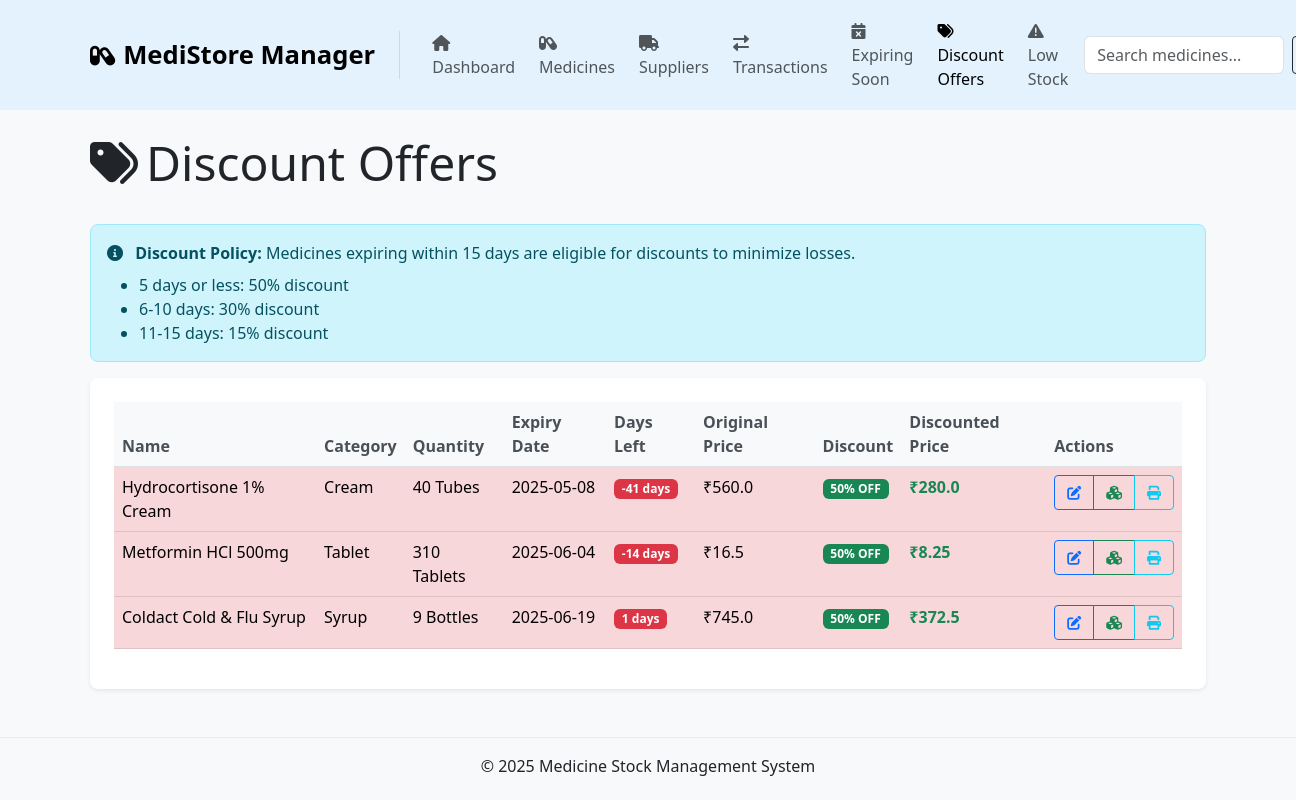
Page /discount_offers on the committed database.
### tables this page shows
CREATE TABLE medicines (
        id INTEGER PRIMARY KEY AUTOINCREMENT,
        name TEXT NOT NULL,
        description TEXT,
        category TEXT,
        quantity INTEGER NOT NULL,
        unit TEXT,
        manufacturer TEXT,
        batch_number TEXT,
        purchase_date TEXT,
        expiry_date TEXT NOT NULL,
        price REAL,
        created_at TEXT DEFAULT CURRENT_TIMESTAMP
    );

### app.py (the view)
@app.route('/discount_offers')
def discount_offers():
    expiring_medicines = get_expiring_medicines(15)
    for medicine in expiring_medicines:
        days_left = medicine.get('days_left', 0)
        if days_left <= 5:
            medicine['recommended_discount'] = 50
        elif days_left <= 10:
            medicine['recommended_discount'] = 30
        else:
            medicine['recommended_discount'] = 15
        try:
            if medicine['price']:
                original_price = float(medicine['price'])
                discount_percent = medicine['recommended_discount']
                medicine['discounted_price'] = round(original_price * (1 - discount_percent/100), 2)
            else:
                medicine['discounted_price'] = None
        except (ValueError, TypeError):
            medicine['discounted_price'] = None
    return render_template('discount_offers.html', medicines=expiring_medicines)

### app.py (called while the page is built)
def get_db_connection():
    conn = sqlite3.connect(DB_PATH)
    conn.row_factory = sqlite3.Row
    return conn

def get_expiring_medicines(days=30):
    conn = get_db_connection()
    cursor = conn.cursor()
    today = datetime.now().strftime('%Y-%m-%d')
    today_date = datetime.now().date()
    cursor.execute('''
    SELECT * FROM medicines
    WHERE date(expiry_date) <= date(?, '+' || ? || ' days')
    AND quantity > 0
    ORDER BY expiry_date
    ''', (today, days))
    medicines = cursor.fetchall()
    result = []
    for medicine in medicines:
        med_dict = dict(medicine)
        try:
            expiry_date = datetime.strptime(medicine['expiry_date'], '%Y-%m-%d').date()
            days_left = (expiry_date - today_date).days
            med_dict['days_left'] = days_left
        except (ValueError, TypeError):
            med_dict['days_left'] = None
        result.append(med_dict)
    conn.close()
    return result

### templates/discount_offers.html (shortened to what this page needs)
{% extends 'base.html' %}
{% block content %}
<div class="d-flex justify-content-between align-items-center mb-4">
    <h1 class="display-5">
        <i class="fas fa-tags me-2"></i>Discount Offers
    </h1>
</div>
<div class="alert alert-info">
    <i class="fas fa-info-circle me-2"></i>
    <strong>Discount Policy:</strong> Medicines expiring within 15 days are eligible for discounts to minimize losses.
    <ul class="mb-0 mt-2">
        <li>5 days or less: 50% discount</li>
        <li>6-10 days: 30% discount</li>
        <li>11-15 days: 15% discount</li>
    </ul>
</div>
{% if medicines %}
<div class="card shadow-sm">
    <div class="card-body">
        <div class="table-responsive">
            <table class="table table-hover">
                <thead class="table-light">
                    <tr>
                        <th>Name</th>
                        <th>Category</th>
                        <th>Quantity</th>
                        <th>Expiry Date</th>
                        <th>Days Left</th>
                        <th>Original Price</th>
                        <th>Discount</th>
                        <th>Discounted Price</th>
                        <th>Actions</th>
                    </tr>
                </thead>
                <tbody>
                    {% for medicine in medicines %}
                    <tr class="{% if medicine.days_left <= 5 %}table-danger{% elif medicine.days_left <= 10 %}table-warning{% else %}table-info{% endif %}">
                        <td>{{ medicine.name }}</td>
                        <td>{{ medicine.category or 'N/A' }}</td>
                        <td>{{ medicine.quantity }} {{ medicine.unit or '' }}</td>
                        <td>{{ medicine.expiry_date }}</td>
                        <td>
                            {% if medicine.days_left is defined %}
                                {% if medicine.days_left <= 5 %}
                                <span class="badge bg-danger">{{ medicine.days_left }} days</span>
                                {% elif medicine.days_left <= 10 %}
                                <span class="badge bg-warning text-dark">{{ medicine.days_left }} days</span>
                                {% else %}
                                <span class="badge bg-info text-dark">{{ medicine.days_left }} days</span>
                                {% endif %}
                            {% else %}
                                <span class="badge bg-secondary">Unknown</span>
                            {% endif %}
                        </td>
                        <td>
                            {% if medicine.price %}
                                ₹{{ medicine.price }}
                            {% else %}
                                N/A
                            {% endif %}
                        </td>
                        <td>
                            <span class="badge bg-success">{{ medicine.recommended_discount }}% OFF</span>
                        </td>
                        <td>
                            {% if medicine.discounted_price %}
                                <strong class="text-success">₹{{ medicine.discounted_price }}</strong>
                            {% else %}
                                N/A
                            {% endif %}
                        </td>
                        <td>
                            <div class="btn-group btn-group-sm">
                                <a href="{{ url_for('edit_medicine', id=medicine.id) }}" class="btn btn-outline-primary" title="Edit">
                                    <i class="fas fa-edit"></i>
                                </a>
                                <a href="{{ url_for('update_stock', id=medicine.id) }}" class="btn btn-outline-success" title="Update Stock">
                                    <i class="fas fa-cubes"></i>
                                </a>
                                <button type="button" class="btn btn-outline-info" title="Print Discount Label" onclick="printDiscountLabel('{{ medicine.id }}', '{{ medicine.name }}', '{{ medicine.recommended_discount }}' , '{{ medicine.discounted_price|default(0) }}' )">
                                    <i class="fas fa-print"></i>
                                </button>
                            </div>
                        </td>
                    </tr>
                    {% endfor %}
                </tbody>
            </table>
        </div>
    </div>
</div>
{% else %}
<div class="alert alert-success">
    <i class="fas fa-check-circle me-2"></i>Great! No medicines are expiring within 15 days.
</div>
{% endif %}
{% endblock %}

### static/css/style.css (style rules this page uses)
body { background-color: #f8f9fa; font-family: 'Segoe UI', Tahoma, Geneva, Verdana, sans-serif; }
.card { border-radius: 0.5rem; box-shadow: 0 0.125rem 0.25rem rgba(0, 0, 0, 0.075); margin-bottom: 1.5rem; border: none; transition: transform 0.3s ease, box-shadow 0.3s ease; }
.card-body { padding: 1.5rem; }
.table th { font-weight: 600; color: #495057; }
.btn { border-radius: 0.25rem; padding: 0.375rem 0.75rem; }
.badge.bg-success { background-color: #198754 !important; }
.badge.bg-danger { background-color: #dc3545 !important; }
.alert { border-radius: 0.5rem; }

### rows in the picture
medicines: name "Hydrocortisone 1% Cream", category "Cream", quantity "40", unit "Tubes", expiry_date "2025-05-08", days_left "-41", price "560.0", recommended_discount "50", discounted_price "280.0"
medicines: name "Metformin HCl 500mg", category "Tablet", quantity "310", unit "Tablets", expiry_date "2025-06-04", days_left "-14", price "16.5", recommended_discount "50", discounted_price "8.25"
medicines: name "Coldact Cold & Flu Syrup", category "Syrup", quantity "9", unit "Bottles", expiry_date "2025-06-19", days_left "1", price "745.0", recommended_discount "50", discounted_price "372.5"
